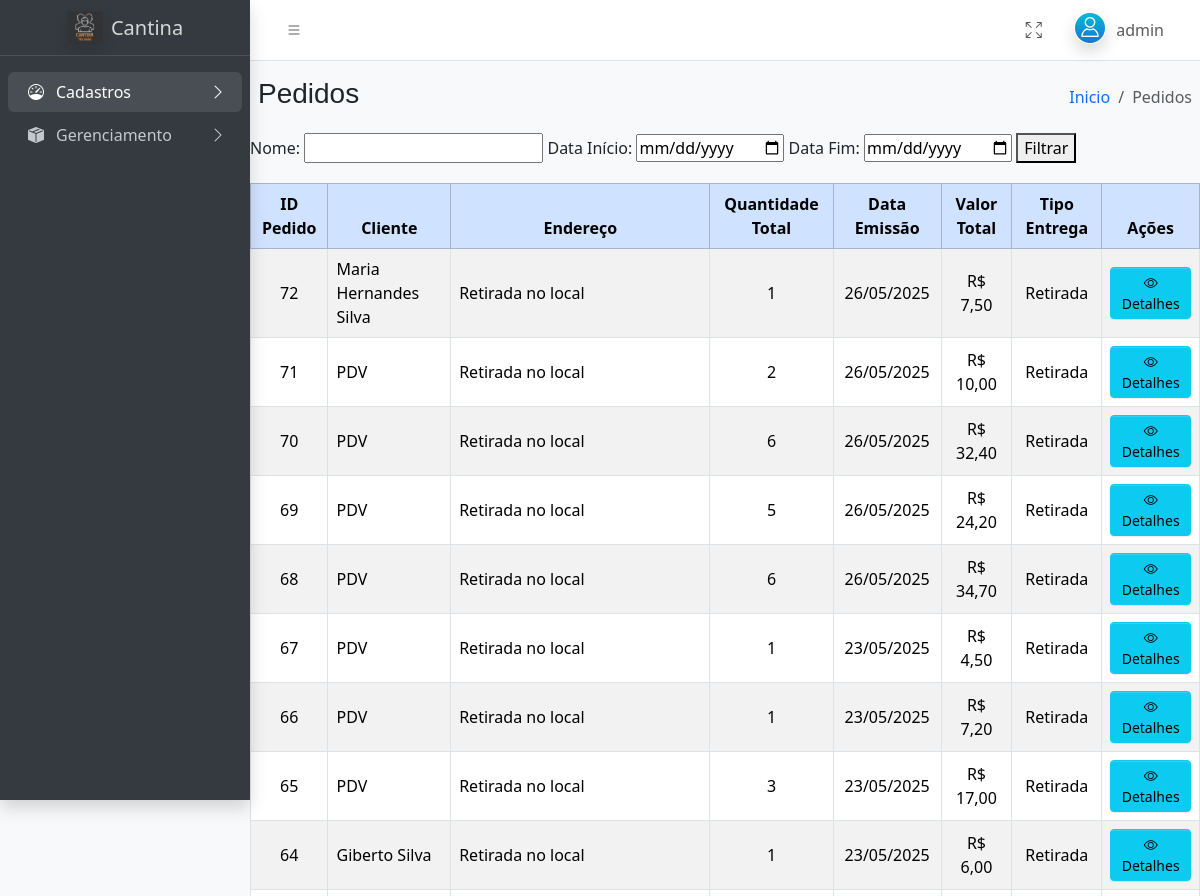
Page /admin/admin.php?pg=Pedidos (signed in, upper part) on the earlier database version.
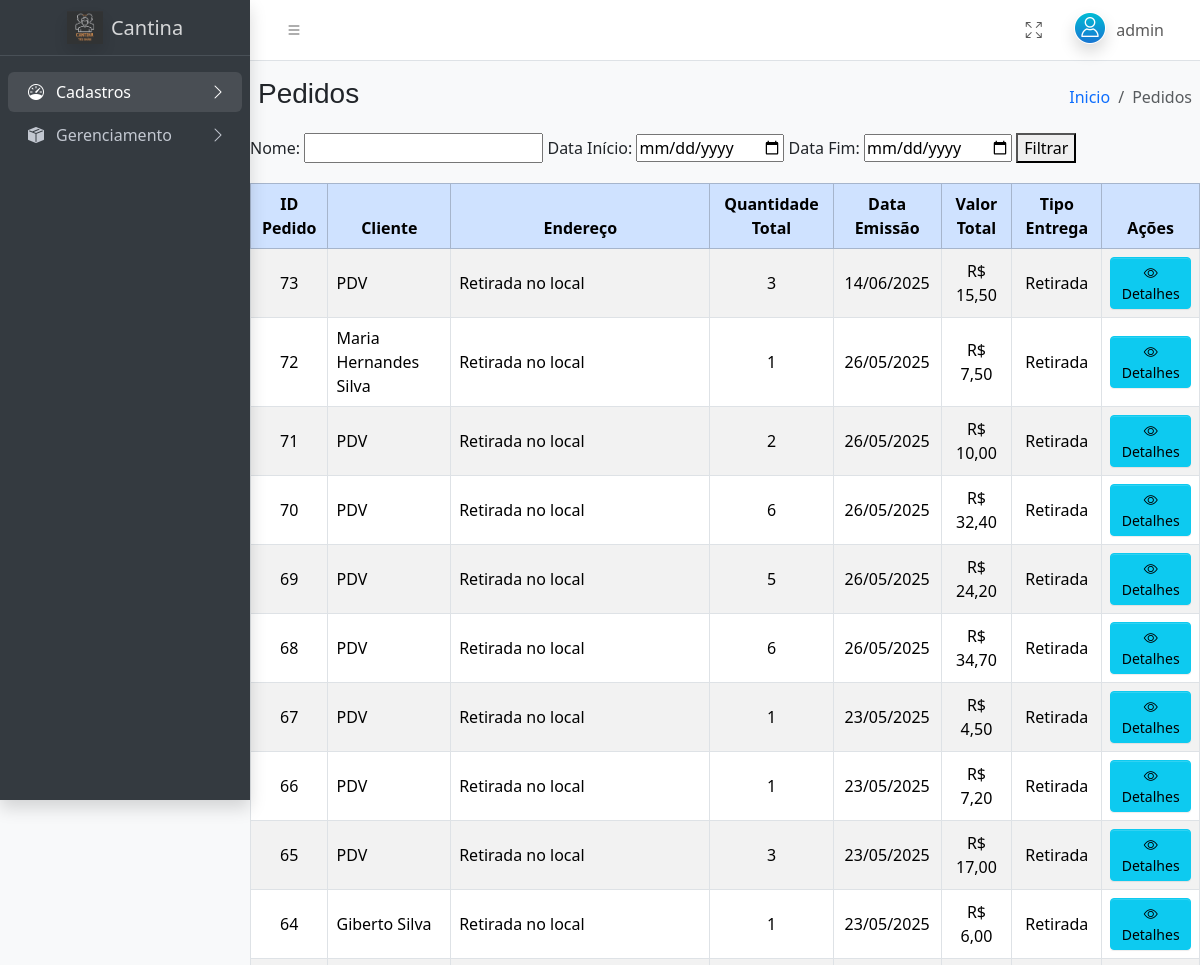
Same page on the later database version.
### tables this page shows
CREATE TABLE IF NOT EXISTS `tb_pedidos` (
  `id` int(11) NOT NULL AUTO_INCREMENT,
  `id_cliente` int(11) DEFAULT NULL,
  `id_endereco` int(11) DEFAULT NULL,
  `emissao` datetime NOT NULL,
  `valor_total` decimal(10,2) NOT NULL DEFAULT 0.00,
  `tipo_entrega` varchar(20) NOT NULL,
  `tipo_pedido` enum('PDV','WEB') NOT NULL DEFAULT 'WEB',
  `metodo_pagamento` enum('DINHEIRO','CARTAO','PIX','ONLINE') NOT NULL DEFAULT 'ONLINE',
  PRIMARY KEY (`id`),
  KEY `id_cliente` (`id_cliente`),
  KEY `id_endereco` (`id_endereco`)
);

CREATE TABLE IF NOT EXISTS `tb_clientes` (
  `id` int(11) NOT NULL AUTO_INCREMENT,
  `nome` varchar(100) NOT NULL,
  `cnpj_cpf` varchar(20) NOT NULL,
  `email` varchar(200) NOT NULL,
  `telefone` varchar(20) NOT NULL,
  `senha` varchar(32) NOT NULL,
  PRIMARY KEY (`id`),
  UNIQUE KEY `cnpj_cpf` (`cnpj_cpf`),
  UNIQUE KEY `telefone` (`telefone`)
);

### includes/consulta_pedido_admin.php (called while the page is built, shortened)
<?php
include('conexao.php');
$mostrar_detalhes = isset($_GET['pg']) && $_GET['pg'] === 'detalhes' && isset($_GET['id_pedido']);
if (!$mostrar_detalhes) {
    $query = "
        SELECT
            p.id AS id_pedido,
            c.nome AS cliente,
            p.emissao,
            p.valor_total,
            p.tipo_entrega,
            p.tipo_pedido,
            e.endereco,
            e.numero,
            e.bairro,
            e.cep,
            cid.nome_cidade,
            cid.sigla_estado,
            SUM(pi.qtd) AS quantidade_total
        FROM tb_pedidos p
        LEFT JOIN tb_clientes c ON p.id_cliente = c.id
        LEFT JOIN tb_cliente_endereco e ON p.id_endereco = e.id
        LEFT JOIN tb_cidades cid ON e.id_cidade = cid.codigo_cidade
        LEFT JOIN tb_pedidos_itens pi ON p.id = pi.id_pedidos
    ";
    $query .= "
        GROUP BY p.id, c.nome, p.emissao, p.valor_total, p.tipo_entrega, e.endereco, e.numero, e.bairro, e.cep, cid.nome_cidade, cid.sigla_estado
        ORDER BY p.emissao DESC
    ";
    $resultado = mysqli_query($conexao, $query);
}
?>

### admin/gerenciamento/pedidos_admin.php (the view, shortened to what this page needs)
<?php
include('../includes/consulta_pedido_admin.php');
?>
<form method="get" action="" style="margin-bottom: 20px;">
    <label for="nome">Nome:</label>
    <input type="text" name="nome" id="nome">
    <label for="data_inicio">Data Início:</label>
    <input type="date" name="data_inicio" id="data_inicio">
    <label for="data_fim">Data Fim:</label>
    <input type="date" name="data_fim" id="data_fim">
    <button type="submit">Filtrar</button>
</form>
<div class="table-responsive">
    <table class="table table-striped table-hover table-bordered align-middle">
        <thead class="table-primary">
            <tr>
                <th class="text-center">ID Pedido</th>
                <th class="text-center">Cliente</th>
                <th class="text-center">Endereço</th>
                <th class="text-center">Quantidade Total</th>
                <th class="text-center">Data Emissão</th>
                <th class="text-center">Valor Total</th>
                <th class="text-center">Tipo Entrega</th>
                <th class="text-center">Ações</th>
            </tr>
        </thead>
        <tbody>
            <?php if (mysqli_num_rows($resultado) > 0): ?>
                <?php while ($row = mysqli_fetch_assoc($resultado)): ?>
                    <tr>
                        <td class="text-center"><?php echo htmlspecialchars($row['id_pedido']); ?></td>
                        <td><?php echo htmlspecialchars($row['cliente'] ?? "PDV"); ?></td>
                        <td>
                            <?php
                            if ($row['tipo_entrega'] === 'entrega' && $row['endereco']) {
                                echo htmlspecialchars(
                                    $row['endereco'] . ', ' .
                                        $row['numero'] . ', ' .
                                        $row['bairro'] . ', ' .
                                        $row['nome_cidade'] . ' - ' .
                                        $row['sigla_estado'] . ', CEP: ' .
                                        $row['cep']
                                );
                            } else {
                                echo 'Retirada no local';
                            }
                            ?>
                        </td>
                        <td class="text-center"><?php echo htmlspecialchars($row['quantidade_total'] ?? 0); ?></td>
                        <td class="text-center"><?php echo date('d/m/Y', strtotime($row['emissao'])); ?></td>
                        <td class="text-center">R$ <?php echo number_format($row['valor_total'], 2, ',', '.'); ?></td>
                        <td class="text-center"><?php echo htmlspecialchars($row['tipo_entrega'] === 'entrega' ? 'Entrega' : 'Retirada'); ?></td>
                        <td class="text-center">
                            <a href="?pg=Detalhes&id=<?php echo $row['id_pedido']; ?>" class="btn btn-info btn-sm">
                                <i class="bi bi-eye"></i> Detalhes
                            </a>
                        </td>
                    </tr>
                <?php endwhile; ?>
            <?php else: ?>
                <tr>
                    <td colspan="8" class="text-center">Nenhum pedido encontrado.</td>
                </tr>
            <?php endif; ?>
        </tbody>
    </table>
</div>

### admin/admin.php (shortened to what this page needs)
<!doctype html>
<html lang="pt-br">
<head>
  <link
    rel="stylesheet"
    href="https://cdn.jsdelivr.net/npm/@fontsource/source-sans-3@5.0.12/index.css"
 />
  <link
    rel="stylesheet"
    href="https://cdn.jsdelivr.net/npm/overlayscrollbars@2.10.1/styles/overlayscrollbars.min.css"
 />
  <link
    rel="stylesheet"
    href="https://cdn.jsdelivr.net/npm/bootstrap-icons@1.11.3/font/bootstrap-icons.min.css"
 />
  <link rel="stylesheet" href="../css/adminlte.css" />
  <link rel="stylesheet" href="../css/inicio.css" />
  <link rel="stylesheet" href="../css/navbar.css" />
  <link
    rel="stylesheet"
    href="https://cdn.jsdelivr.net/npm/apexcharts@3.37.1/dist/apexcharts.css"
 />
  <link
    rel="stylesheet"
    href="https://cdn.jsdelivr.net/npm/jsvectormap@1.5.3/dist/css/jsvectormap.min.css"
 />
</head>
<body class="layout-fixed sidebar-expand-lg bg-body-tertiary">
  <div class="app-wrapper">
    <nav class="app-header navbar navbar-expand bg-body">
      <div class="container-fluid">
        <ul class="navbar-nav">
          <li class="nav-item">
            <a class="nav-link" data-lte-toggle="sidebar" href="#" role="button">
              <i class="bi bi-list"></i>
            </a>
          </li>
        </ul>
        <ul class="navbar-nav ms-auto">
          <li class="nav-item">
            <a class="nav-link" href="#" data-lte-toggle="fullscreen">
              <i data-lte-icon="maximize" class="bi bi-arrows-fullscreen"></i>
            </a>
          </li>
          <li class="nav-item dropdown user-menu">
            <a href="#" class="nav-link dropdown-toggle" data-bs-toggle="dropdown">
              <img
                src="../assets/img/avatar.png"
                class="user-image rounded-circle shadow"
                alt="User Image" />
              <span class="d-none d-md-inline">
                <?php
                if (isset($_SESSION['usuario']['nome'])) {
                  echo htmlspecialchars($_SESSION['usuario']['nome']);
                } else {
                  echo 'Usuário';
                }
                ?>
              </span>
            </a>
          </li>
        </ul>
      </div>
    </nav>
    <aside class="app-sidebar bg-body-secondary shadow" data-bs-theme="dark">
      <div class="sidebar-brand">
        <a href="index.php" class="brand-link">
          <img
            src="../imgs/logo_copia01.png"
            alt=" Cantina Logo"
            class="brand-image opacity-75 shadow" />
          <span class="brand-text fw-light">Cantina</span>
        </a>
      </div>
      <div class="sidebar-wrapper">
        <nav class="mt-2">
          <ul
            class="nav sidebar-menu flex-column"
            data-lte-toggle="treeview"
            role="menu"
            data-accordion="false">
            <li class="nav-item">
              <a href="#" class="nav-link active">
                <i class="nav-icon bi bi-speedometer"></i>
                <p>
                  Cadastros
                </p>
              </a>
            </li>
            <li class="nav-item">
              <a href="#" class="nav-link">
                <i class="nav-icon bi bi-box-seam-fill"></i>
                <p>
                  Gerenciamento
                </p>
              </a>
            </li>
          </ul>
        </nav>
      </div>
    </aside>
    <main class="app-main">
      <div class="app-content-header">
        <div class="container-fluid">
          <div class="row">
            <?php
            if (isset($_GET["pg"])) {
              $paginaAtual = $_GET["pg"];
            } else {
              $paginaAtual = 'Dashboard';
            }
            ?>
            <div class="col-sm-6">
              <h3 class="mb-0"><?php echo htmlspecialchars($paginaAtual); ?></h3>
            </div>
            <div class="col-sm-6">
              <ol class="breadcrumb float-sm-end">
                <li class="breadcrumb-item"><a href="admin.php">Inicio</a></li>
                <li class="breadcrumb-item active" aria-current="page"><?php echo htmlspecialchars($paginaAtual); ?></li>
              </ol>
            </div>
          </div>
        </div>
      </div>
      <?php
      if (isset($_GET["pg"])) {
        switch ($_GET["pg"]) {
          case "Pedidos":
            $incluir = "gerenciamento/pedidos_admin.php";
            break;
        }
        include($incluir);
      } else {
        include("cards.php");
        include("gerenciamento/pdv.php");
      }
      ?>
    </main>
  </div>
</body>
</html>

### css/navbar.css (style rules this page uses)
.navbar { background-color: rgba(0, 0, 0, 0.791); color: white; padding: 10px 20px; display: flex; flex-direction: column; align-items: stretch; }

Differences in the rows shown:
added tb_pedidos: id "73", cliente "PDV", shows "Retirada no local", quantidade_total "3", emissao "14/06/2025", valor_total "15,50", tipo_entrega "Retirada"
